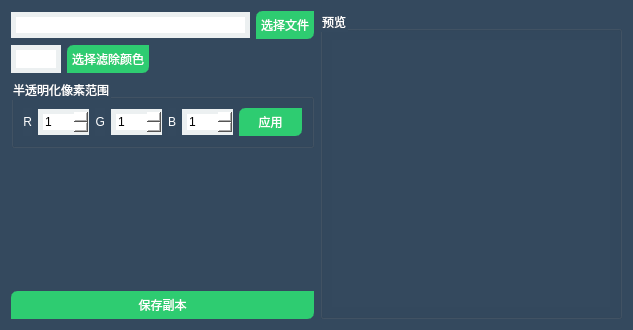
<?xml version="1.0" encoding="UTF-8"?>
<ui version="4.0">
 <class>Widget</class>
 <widget class="QWidget" name="Widget">
  <property name="geometry">
   <rect>
    <x>0</x>
    <y>0</y>
    <width>633</width>
    <height>330</height>
   </rect>
  </property>
  <property name="windowTitle">
   <string>PNGizer</string>
  </property>
  <property name="windowIcon">
   <iconset resource="widget.qrc">
    <normaloff>:/icon.jpg</normaloff>:/icon.jpg</iconset>
  </property>
  <property name="styleSheet">
   <string notr="true">background-color: rgb(52, 73, 94);</string>
  </property>
  <layout class="QHBoxLayout" name="horizontalLayout_5">
   <item>
    <layout class="QHBoxLayout" name="horizontalLayout_4" stretch="1,1">
     <item>
      <layout class="QVBoxLayout" name="verticalLayout" stretch="0,0,0,0,1">
       <item>
        <layout class="QHBoxLayout" name="horizontalLayout">
         <item>
          <widget class="QLineEdit" name="fileURLEdit">
           <property name="enabled">
            <bool>true</bool>
           </property>
           <property name="styleSheet">
            <string notr="true">background-color: rgb(255, 255, 255);
font: 9pt &quot;3ds&quot;;
border: 5px solid rgb(236, 240, 241);</string>
           </property>
          </widget>
         </item>
         <item>
          <widget class="QPushButton" name="chooseBtn">
           <property name="styleSheet">
            <string notr="true">QPushButton {
    border: 5px solid rgb(46, 204, 113);
    background-color: rgb(46, 204, 113);
    border-top-left-radius:7px;
    border-bottom-left-radius:0px;
    border-top-right-radius:0px;
    border-bottom-right-radius:7px;
	font: 14pt &quot;黑体&quot;;
	color: rgb(255, 255, 255);
}
QPushButton:hover{
    border: 5px solid rgb(57, 255, 140);
    background-color: rgb(57, 255, 140);
    border-top-left-radius:7px;
    border-bottom-left-radius:0px;
    border-top-right-radius:0px;
    border-bottom-right-radius:7px;
	font: 14pt &quot;黑体&quot;;
	color: rgb(255, 255, 255);
}
QPushButton:pressed{
    border: 5px solid rgb(39, 174, 96);
    background-color: rgb(39, 174, 96);
    border-top-left-radius:7px;
    border-bottom-left-radius:0px;
    border-top-right-radius:0px;
    border-bottom-right-radius:7px;
	font: 14pt &quot;黑体&quot;;
	color: rgb(255, 255, 255);
}</string>
           </property>
           <property name="text">
            <string>选择文件</string>
           </property>
          </widget>
         </item>
        </layout>
       </item>
       <item>
        <layout class="QHBoxLayout" name="horizontalLayout_3">
         <item>
          <widget class="QLabel" name="colorLabel">
           <property name="minimumSize">
            <size>
             <width>50</width>
             <height>0</height>
            </size>
           </property>
           <property name="styleSheet">
            <string notr="true">background-color: rgb(255, 255, 255);
border: 5px solid rgb(236, 240, 241);</string>
           </property>
           <property name="text">
            <string/>
           </property>
          </widget>
         </item>
         <item>
          <widget class="QPushButton" name="colorChooseBtn">
           <property name="styleSheet">
            <string notr="true">QPushButton {
    border: 5px solid rgb(46, 204, 113);
    background-color: rgb(46, 204, 113);
    border-top-left-radius:7px;
    border-bottom-left-radius:0px;
    border-top-right-radius:0px;
    border-bottom-right-radius:7px;
	font: 14pt &quot;黑体&quot;;
	color: rgb(255, 255, 255);
}
QPushButton:hover{
    border: 5px solid rgb(57, 255, 140);
    background-color: rgb(57, 255, 140);
    border-top-left-radius:7px;
    border-bottom-left-radius:0px;
    border-top-right-radius:0px;
    border-bottom-right-radius:7px;
	font: 14pt &quot;黑体&quot;;
	color: rgb(255, 255, 255);
}
QPushButton:pressed{
    border: 5px solid rgb(39, 174, 96);
    background-color: rgb(39, 174, 96);
    border-top-left-radius:7px;
    border-bottom-left-radius:0px;
    border-top-right-radius:0px;
    border-bottom-right-radius:7px;
	font: 14pt &quot;黑体&quot;;
	color: rgb(255, 255, 255);
}</string>
           </property>
           <property name="text">
            <string>选择滤除颜色</string>
           </property>
          </widget>
         </item>
         <item>
          <spacer name="horizontalSpacer">
           <property name="orientation">
            <enum>Qt::Horizontal</enum>
           </property>
           <property name="sizeHint" stdset="0">
            <size>
             <width>40</width>
             <height>20</height>
            </size>
           </property>
          </spacer>
         </item>
        </layout>
       </item>
       <item>
        <widget class="QGroupBox" name="groupBox_2">
         <property name="sizePolicy">
          <sizepolicy hsizetype="Preferred" vsizetype="Minimum">
           <horstretch>0</horstretch>
           <verstretch>0</verstretch>
          </sizepolicy>
         </property>
         <property name="styleSheet">
          <string notr="true">color: rgb(255, 255, 255);
font: 12pt &quot;黑体&quot;;</string>
         </property>
         <property name="title">
          <string>半透明化像素范围</string>
         </property>
         <layout class="QHBoxLayout" name="horizontalLayout_9">
          <item>
           <layout class="QHBoxLayout" name="horizontalLayout_6">
            <item>
             <widget class="QLabel" name="label">
              <property name="styleSheet">
               <string notr="true">color: rgb(255, 255, 255);
font: 11pt &quot;3ds&quot;;</string>
              </property>
              <property name="text">
               <string>R</string>
              </property>
              <property name="alignment">
               <set>Qt::AlignRight|Qt::AlignTrailing|Qt::AlignVCenter</set>
              </property>
             </widget>
            </item>
            <item>
             <widget class="QSpinBox" name="rSpin">
              <property name="styleSheet">
               <string notr="true">background-color: rgb(255, 255, 255);
font: 9pt &quot;3ds&quot;;
border: 5px solid rgb(236, 240, 241);
color: rgb(0, 0, 0);</string>
              </property>
              <property name="minimum">
               <number>1</number>
              </property>
              <property name="maximum">
               <number>255</number>
              </property>
              <property name="value">
               <number>1</number>
              </property>
             </widget>
            </item>
           </layout>
          </item>
          <item>
           <layout class="QHBoxLayout" name="horizontalLayout_7">
            <item>
             <widget class="QLabel" name="label_2">
              <property name="styleSheet">
               <string notr="true">color: rgb(255, 255, 255);
font: 11pt &quot;3ds&quot;;</string>
              </property>
              <property name="text">
               <string>G</string>
              </property>
              <property name="alignment">
               <set>Qt::AlignRight|Qt::AlignTrailing|Qt::AlignVCenter</set>
              </property>
             </widget>
            </item>
            <item>
             <widget class="QSpinBox" name="gSpin">
              <property name="styleSheet">
               <string notr="true">background-color: rgb(255, 255, 255);
font: 9pt &quot;3ds&quot;;
border: 5px solid rgb(236, 240, 241);
color: rgb(0, 0, 0);</string>
              </property>
              <property name="minimum">
               <number>1</number>
              </property>
              <property name="maximum">
               <number>255</number>
              </property>
             </widget>
            </item>
           </layout>
          </item>
          <item>
           <layout class="QHBoxLayout" name="horizontalLayout_8">
            <item>
             <widget class="QLabel" name="label_3">
              <property name="styleSheet">
               <string notr="true">color: rgb(255, 255, 255);
font: 11pt &quot;3ds&quot;;</string>
              </property>
              <property name="text">
               <string>B</string>
              </property>
              <property name="alignment">
               <set>Qt::AlignRight|Qt::AlignTrailing|Qt::AlignVCenter</set>
              </property>
             </widget>
            </item>
            <item>
             <widget class="QSpinBox" name="bSpin">
              <property name="styleSheet">
               <string notr="true">background-color: rgb(255, 255, 255);
font: 9pt &quot;3ds&quot;;
border: 5px solid rgb(236, 240, 241);
color: rgb(0, 0, 0);</string>
              </property>
              <property name="minimum">
               <number>1</number>
              </property>
              <property name="maximum">
               <number>255</number>
              </property>
             </widget>
            </item>
           </layout>
          </item>
          <item>
           <widget class="QPushButton" name="applyBtn">
            <property name="styleSheet">
             <string notr="true">QPushButton {
    border: 5px solid rgb(46, 204, 113);
    background-color: rgb(46, 204, 113);
    border-top-left-radius:7px;
    border-bottom-left-radius:0px;
    border-top-right-radius:0px;
    border-bottom-right-radius:7px;
	font: 14pt &quot;黑体&quot;;
	color: rgb(255, 255, 255);
}
QPushButton:hover{
    border: 5px solid rgb(57, 255, 140);
    background-color: rgb(57, 255, 140);
    border-top-left-radius:7px;
    border-bottom-left-radius:0px;
    border-top-right-radius:0px;
    border-bottom-right-radius:7px;
	font: 14pt &quot;黑体&quot;;
	color: rgb(255, 255, 255);
}
QPushButton:pressed{
    border: 5px solid rgb(39, 174, 96);
    background-color: rgb(39, 174, 96);
    border-top-left-radius:7px;
    border-bottom-left-radius:0px;
    border-top-right-radius:0px;
    border-bottom-right-radius:7px;
	font: 14pt &quot;黑体&quot;;
	color: rgb(255, 255, 255);
}</string>
            </property>
            <property name="text">
             <string>应用</string>
            </property>
           </widget>
          </item>
         </layout>
        </widget>
       </item>
       <item>
        <spacer name="verticalSpacer">
         <property name="orientation">
          <enum>Qt::Vertical</enum>
         </property>
         <property name="sizeHint" stdset="0">
          <size>
           <width>20</width>
           <height>40</height>
          </size>
         </property>
        </spacer>
       </item>
       <item>
        <widget class="QPushButton" name="saveBtn">
         <property name="sizePolicy">
          <sizepolicy hsizetype="Minimum" vsizetype="Fixed">
           <horstretch>0</horstretch>
           <verstretch>0</verstretch>
          </sizepolicy>
         </property>
         <property name="styleSheet">
          <string notr="true">QPushButton {
    border: 5px solid rgb(46, 204, 113);
    background-color: rgb(46, 204, 113);
    border-top-left-radius:7px;
    border-bottom-left-radius:0px;
    border-top-right-radius:0px;
    border-bottom-right-radius:7px;
	font: 14pt &quot;黑体&quot;;
	color: rgb(255, 255, 255);
}
QPushButton:hover{
    border: 5px solid rgb(57, 255, 140);
    background-color: rgb(57, 255, 140);
    border-top-left-radius:7px;
    border-bottom-left-radius:0px;
    border-top-right-radius:0px;
    border-bottom-right-radius:7px;
	font: 14pt &quot;黑体&quot;;
	color: rgb(255, 255, 255);
}
QPushButton:pressed{
    border: 5px solid rgb(39, 174, 96);
    background-color: rgb(39, 174, 96);
    border-top-left-radius:7px;
    border-bottom-left-radius:0px;
    border-top-right-radius:0px;
    border-bottom-right-radius:7px;
	font: 14pt &quot;黑体&quot;;
	color: rgb(255, 255, 255);
}</string>
         </property>
         <property name="text">
          <string>保存副本</string>
         </property>
        </widget>
       </item>
      </layout>
     </item>
     <item>
      <widget class="QGroupBox" name="groupBox">
       <property name="styleSheet">
        <string notr="true">color: rgb(255, 255, 255);
font: 12pt &quot;黑体&quot;;</string>
       </property>
       <property name="title">
        <string>预览</string>
       </property>
       <layout class="QHBoxLayout" name="horizontalLayout_2">
        <item>
         <widget class="QLabel" name="previewLabel">
          <property name="sizePolicy">
           <sizepolicy hsizetype="Minimum" vsizetype="Minimum">
            <horstretch>0</horstretch>
            <verstretch>0</verstretch>
           </sizepolicy>
          </property>
          <property name="styleSheet">
           <string notr="true">background-image: url(:/bg.jpg);
background-repeat:repeat-xy;</string>
          </property>
          <property name="text">
           <string/>
          </property>
         </widget>
        </item>
       </layout>
      </widget>
     </item>
    </layout>
   </item>
  </layout>
 </widget>
 <resources>
  <include location="widget.qrc"/>
 </resources>
 <connections/>
</ui>
